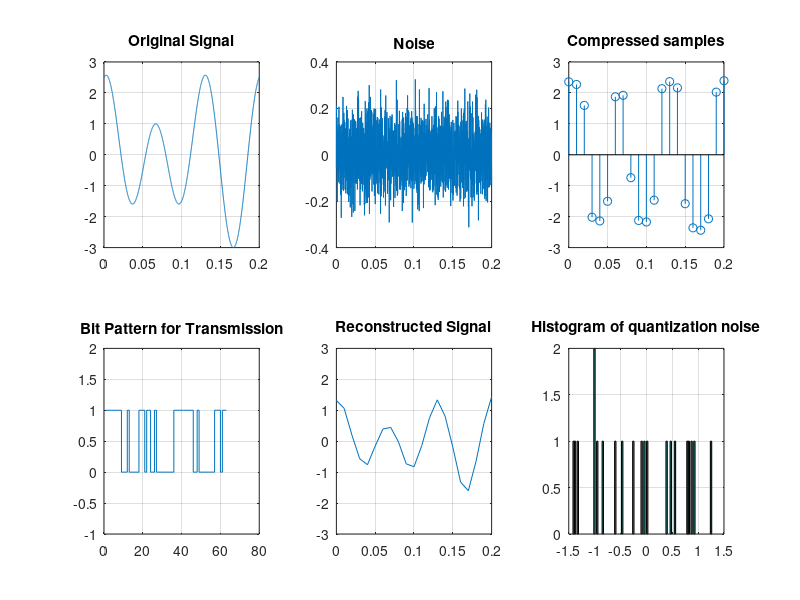

Here is the MATLAB script that generated this plot:
clear all
close all
clc

f1 = 10;
f2 = 15;
fs = 100;
deviation = 0.1;

x = @(t)(sin(2*pi*f1*t+pi/6) + 2*cos(2*pi*f2*t));
xn = @(t)(deviation*randn(size(t)));

%Original Signal
t1 = 0:0.0001:2*(1/10);
x1 = x(t1);
x_noise = xn(t1);


t2 = 0:(1/fs):2*(1/10);%Sampled Frequency
x2 = x(t2);
noise = xn(t2);%Sampled Noise
noisy_signal = x2+noise;%Sampled Noisy Signal


%A-law compressor
normalized_signal = noisy_signal/max(abs(noisy_signal));
compressed_signal = compand(normalized_signal,255,max(abs(noisy_signal)),'A/compressor');


%Manual A-Compressor
%for i= 1:length(normalized_signal)
%   if(1/87.56<=abs(normalized_signal(i)) && abs(normalized_signal(i))<=1)
%        compressed_signal(i) = (1+log(87.56*abs(normalized_signal(i)))/(1+log(87.56)))*sign(normalized_signal(i));
%    elseif((0<=abs(normalized_signal(i))) && (abs(normalized_signal(i))<=(1/87.56)))
%        compressed_signal(i) = ((87.56*abs(normalized_signal(i)))/(1+log(87.56)))*sign(normalized_signal(i));
%    end
%end


%Quantization
    bit = 3;
    levels = 2^bit;
    quantized_layers = linspace(min(compressed_signal),max(compressed_signal),levels);
    delta = abs(quantized_layers(1) - quantized_layers(2));
    xq = zeros(1,length(compressed_signal));
    xbin = zeros(1,length(compressed_signal));

    for i = 1:length(x2)
        for j = 1:length(quantized_layers)
            if((compressed_signal(i) >= quantized_layers(j)) && (compressed_signal(i) < (quantized_layers(j)+delta/2)))
                xq(i) = quantized_layers(j);
                xbin(i) =j-1;
            elseif((compressed_signal(i) >= (quantized_layers(j)+delta/2)) && (compressed_signal(i) <= quantized_layers(j+1)))
                xq(i) = quantized_layers(j+1);
                xbin(i) = j;
            end
        end
    end
    
    subplot(2,3,1);
    plot(t1,x1);%Original_Signal_Plot
    grid on;
    title('Original Signal');
    subplot(2,3,2);
    plot(t1,x_noise);
    grid on;
    title('Noise');
    subplot(2,3,3);
    stem(t2,compressed_signal);%Quantized Signal Plot
    grid on;
    title('Compressed samples');
    hold off;
   
    %Generating Bit Pattern
    xbin_final=dec2bin(xbin);
    xbin_final
    pattern = num2str(xbin_final(1,:));
    for i = 2:length(xbin_final)
        string = num2str(xbin_final(i,:));
        pattern = strcat(pattern,string);
    end
    pattern
    
    
    %Generating Transmitted signal plot
    voltage = [];
    for j = 1:length(pattern)
        if(pattern(j) == '0')
            voltage = [voltage 0];
        else
            voltage = [voltage 1];
        end
    end
    subplot(2,3,4);
    stairs(voltage);
    title('Bit Pattern for Transmission');
    axis([0 80 -1 2]);
    grid on
    
    
    %Reconstructed Signal
    expand_A = compand(compressed_signal,255,max(noisy_signal),'A/expander');
    subplot(2,3,5);
    plot(t2,expand_A);
    title('Reconstructed Signal');
    axis([0 0.2 -3 3]);
    grid on;
    
    
    
    %Histogram of quantization Noise
    quantization_noise = xq-noisy_signal;
    subplot(2,3,6)
    hist(quantization_noise,100);
    grid on;
    title('Histogram of quantization noise')
   
    
    %SQNR
    en = compressed_signal - xq;
    quantization_noise_power = sum(en.^2)/length(en);
    sampled_signal_power = sum(compressed_signal.^2)/length(compressed_signal);
    SQNR = 10*log10(sampled_signal_power/quantization_noise_power)
    SQNR_theory = 1.76+6.02*bit
    
    
    %SNR
    noise_power = sum(noise.^2)/length(noise);
    SNR = 10*log10(sampled_signal_power/noise_power)
